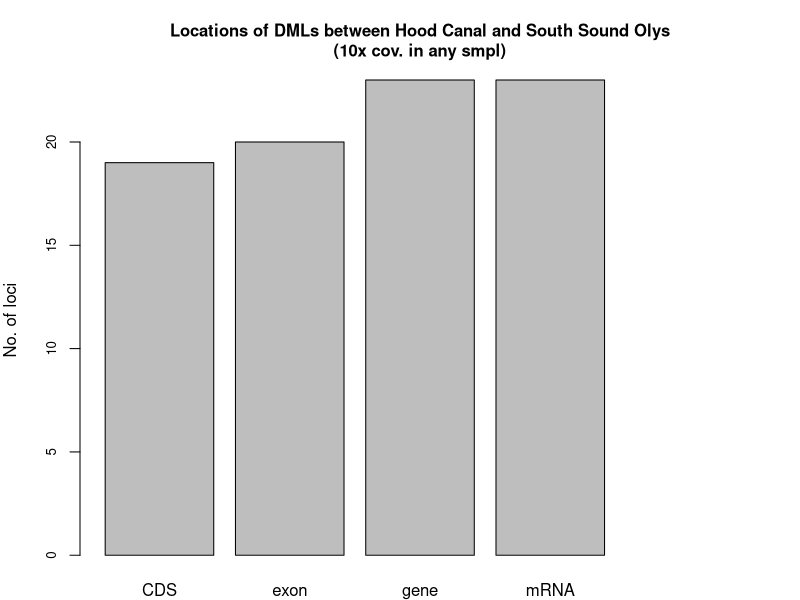
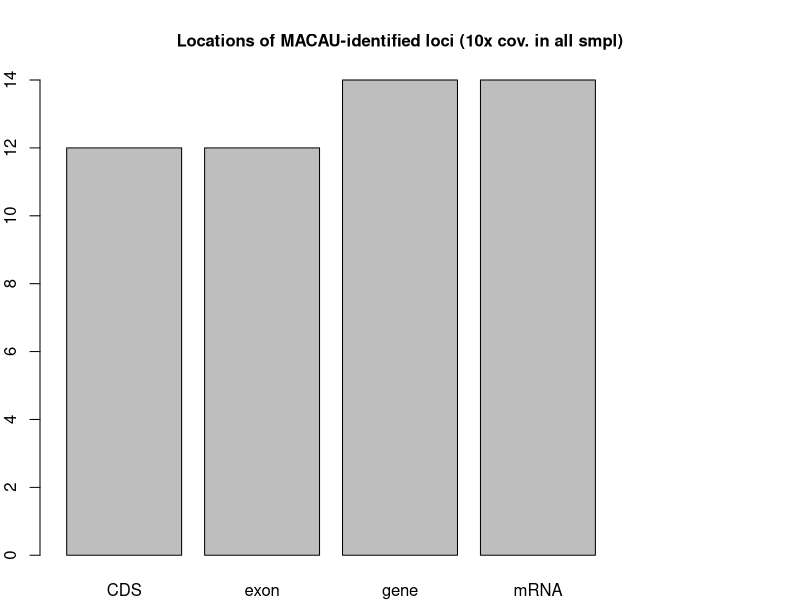
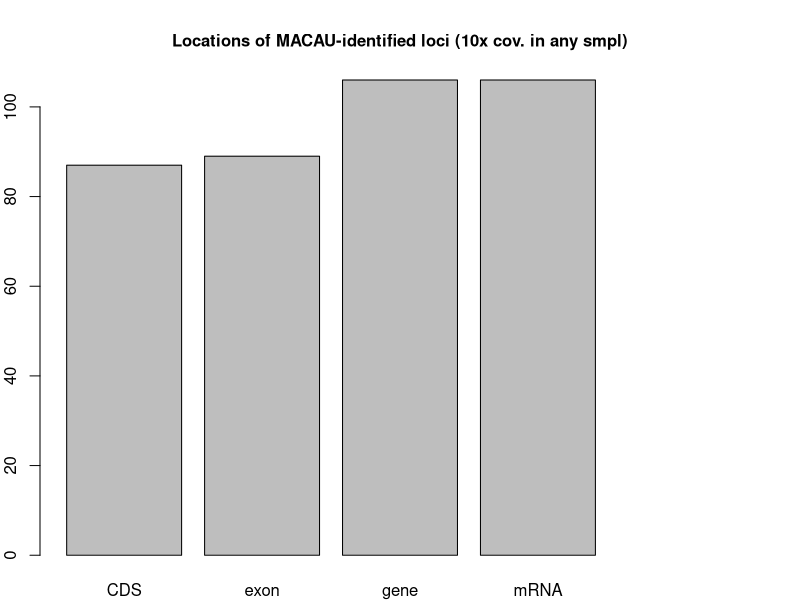

Generate these figures, in order, with R:
## ---- chunk 1
list.of.packages <- c("tidyverse") #add new libraries here 
new.packages <- list.of.packages[!(list.of.packages %in% installed.packages()[,"Package"])]
if(length(new.packages)) install.packages(new.packages)

# Load all libraries 
lapply(list.of.packages, FUN = function(X) {
  do.call("require", list(X)) 
})
sessionInfo()
## ---- chunk 2
DML <- read_delim(here::here("analyses","20191120-DML-annotated.txt"), delim = '\t', 
                        col_names = c("contig.dml", "start.dml", "end.dml", "score.dml", "unknown", "contig.feat", "source", "feature", "start.feat", "end.feat", "score.feat", "strand", "frame", "attribute")) %>% as_tibble() %>% 
  mutate(ID=str_extract(attribute, "ID=(.*?);"), 
         Parent=str_extract(attribute, "Parent=(.*?);"),
         Name=str_extract(attribute, "Name=(.*?);"),
         Alias=str_extract(attribute, "Alias=(.*?);"),
         AED=str_extract(attribute, "AED=(.*?);"),
         eAED=str_extract(attribute, "eAED=(.*?);"),
         Note=str_extract(attribute, "Note=(.*?);"),
         Ontology_term=str_extract(attribute, "Ontology_term=(.*?);"),
         Dbxref=str_extract(attribute, "Dbxref=(.*?);"),
         ) %>%
  mutate_at("feature", as.factor)

par(mar=c(2,4,4,2))
barplot(table(DML$feature)[c("CDS", "exon", "gene", "mRNA", "3'UTR")], 
        main="Locations of DMLs between Hood Canal and South Sound Olys\n(10x cov. in any smpl)", 
        ylab="No. of loci", cex.main=1, cex.axis = .8)
## ---- chunk 3
macau.all <- read_delim(here::here("analyses","macau","20191120-MACAU-10xall-features.txt"), delim = '\t', 
                        col_names = c("contig.locus", "start.locus", "end.locus", "unknown.column", "contig.feat", "source", "feature", "start.feat", "end.feat", "score", "strand", "frame", "attribute")) %>% as_tibble() %>%
  mutate(ID=str_extract(attribute, "ID=(.*?);"), 
         Parent=str_extract(attribute, "Parent=(.*?);"),
         Name=str_extract(attribute, "Name=(.*?);"),
         Alias=str_extract(attribute, "Alias=(.*?);"),
         AED=str_extract(attribute, "AED=(.*?);"),
         eAED=str_extract(attribute, "eAED=(.*?);"),
         Note=str_extract(attribute, "Note=(.*?);"),
         Ontology_term=str_extract(attribute, "Ontology_term=(.*?);"),
         Dbxref=str_extract(attribute, "Dbxref=(.*?);")) %>%
  mutate_at("feature", as.factor)
par(mar=c(2,2,4,2))
barplot(table(macau.all$feature)[c("CDS", "exon", "gene", "mRNA", "3'UTR")], 
        main="Locations of MACAU-identified loci (10x cov. in all smpl)", 
        ylab="No. of loci", cex.main=1, cex.axis = 1)
## ---- chunk 4
macau.any <- read_delim(here::here("analyses","macau","20191120-MACAU-10xany-features.txt"), delim = '\t', 
                        col_names = c("contig.locus", "start.locus", "end.locus", "unknown.column", "contig.feat", "source", "feature", "start.feat", "end.feat", "score", "strand", "frame", "attribute")) %>% as_tibble() %>%
  mutate(ID=str_extract(attribute, "ID=(.*?);"), 
         Parent=str_extract(attribute, "Parent=(.*?);"),
         Name=str_extract(attribute, "Name=(.*?);"),
         Alias=str_extract(attribute, "Alias=(.*?);"),
         AED=str_extract(attribute, "AED=(.*?);"),
         eAED=str_extract(attribute, "eAED=(.*?);"),
         Note=str_extract(attribute, "Note=(.*?);"),
         Ontology_term=str_extract(attribute, "Ontology_term=(.*?);"),
         Dbxref=str_extract(attribute, "Dbxref=(.*?);"),
         ) %>%
  mutate_at("feature", as.factor)
par(mar=c(2,2,4,2))
barplot(table(macau.any$feature)[c("CDS", "exon", "gene", "mRNA", "3'UTR")], 
        main="Locations of MACAU-identified loci (10x cov. in any smpl)", 
        ylab="No. of loci", cex.main=1, cex.axis = 1)
